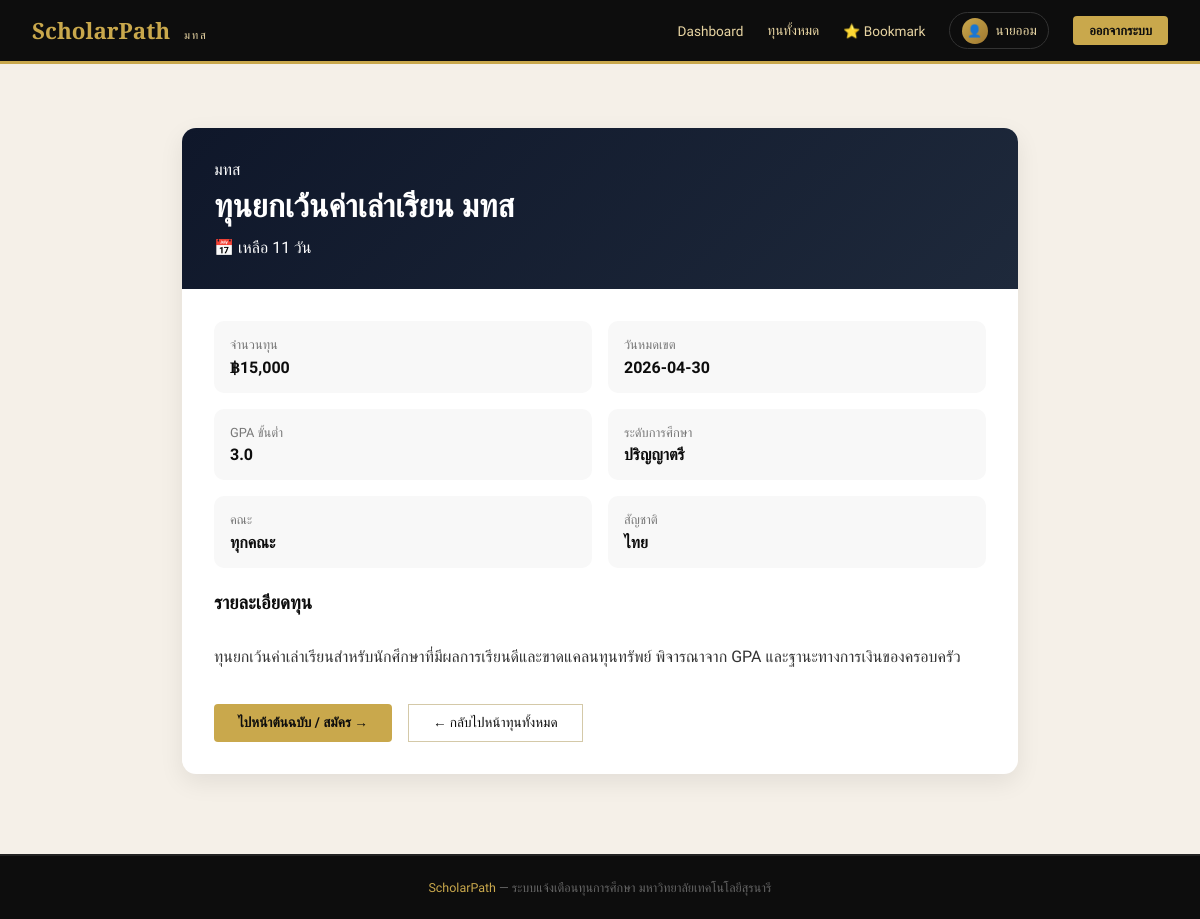
/scholarship/1 (signed in), run on the app's committed database.
### tables this page shows
CREATE TABLE scholarships (
            id           INTEGER PRIMARY KEY AUTOINCREMENT,
            title        TEXT NOT NULL,
            description  TEXT,
            source       TEXT,
            amount       REAL,
            min_gpa      REAL DEFAULT 0.0,
            faculty      TEXT DEFAULT 'ทุกคณะ',
            level        TEXT DEFAULT 'ทุกระดับ',
            nationality  TEXT DEFAULT 'ทุกสัญชาติ',
            deadline     TEXT NOT NULL,
            apply_url    TEXT,
            is_active    INTEGER DEFAULT 1,
            created_at   TEXT DEFAULT (datetime('now'))
        );

### app.py (the view)
@app.route("/scholarship/<int:scholarship_id>")
def scholarship_detail(scholarship_id):
    if "student_id" not in session:
        return redirect(url_for("login"))
    conn = get_connection()
    cursor = conn.cursor()
    cursor.execute("""
        SELECT * FROM scholarships WHERE id = ? AND is_active = 1
    """, (scholarship_id,))
    scholarship = cursor.fetchone()
    conn.close()
    if not scholarship:
        return "ไม่พบทุนนี้", 404
    scholarship = dict(scholarship)
    scholarship["days_left"] = get_days_left(scholarship["deadline"])
    return render_template("scholarship_detail.html", scholarship=scholarship)

### app.py (called while the page is built)
def get_days_left(deadline_str):
    try:
        deadline = datetime.strptime(deadline_str, "%Y-%m-%d").date()
        return (deadline - date.today()).days
    except Exception:
        return 9999

### database.py (called while the page is built)
def get_connection():
    conn = sqlite3.connect(DB_NAME)
    conn.row_factory = sqlite3.Row
    return conn

### templates/scholarship_detail.html (shortened to what this page needs)
{% extends "base.html" %}
{% block content %}
<div class="container detail-wrap">
    <div class="detail-card">
        <div class="detail-head">
            <div>{{ scholarship.source }}</div>
            <div class="detail-title">{{ scholarship.title }}</div>
            <div style="margin-top:.8rem;">
                {% if scholarship.days_left <= 1 %} 🚨 พรุ่งนี้หมดเขต {% elif scholarship.days_left <=7 %} ⚠️ เหลือ {{
                    scholarship.days_left }} วัน {% else %} 📅 เหลือ {{ scholarship.days_left }} วัน {% endif %} </div>
            </div>
            <div class="detail-body">
                <div class="detail-meta">
                    <div class="meta-box">
                        <div class="meta-label">จำนวนทุน</div>
                        <div class="meta-value">
                            {% if scholarship.amount and scholarship.amount > 0 %}
                            ฿{{ "{:,.0f}".format(scholarship.amount) }}
                            {% else %}
                            เรียนฟรี / ไม่ระบุ
                            {% endif %}
                        </div>
                    </div>
                    <div class="meta-box">
                        <div class="meta-label">วันหมดเขต</div>
                        <div class="meta-value">{{ scholarship.deadline }}</div>
                    </div>
                    <div class="meta-box">
                        <div class="meta-label">GPA ขั้นต่ำ</div>
                        <div class="meta-value">{{ scholarship.min_gpa }}</div>
                    </div>
                    <div class="meta-box">
                        <div class="meta-label">ระดับการศึกษา</div>
                        <div class="meta-value">{{ scholarship.level }}</div>
                    </div>
                    <div class="meta-box">
                        <div class="meta-label">คณะ</div>
                        <div class="meta-value">{{ scholarship.faculty }}</div>
                    </div>
                    <div class="meta-box">
                        <div class="meta-label">สัญชาติ</div>
                        <div class="meta-value">{{ scholarship.nationality }}</div>
                    </div>
                </div>
                <h3>รายละเอียดทุน</h3>
                <div class="detail-desc">
                    {{ scholarship.description or "ยังไม่มีรายละเอียดเพิ่มเติม" }}
                </div>
                <div class="detail-actions">
                    {% if scholarship.apply_url %}
                    <a href="{{ scholarship.apply_url }}" target="_blank" class="btn btn-primary">
                        ไปหน้าต้นฉบับ / สมัคร →
                    </a>
                    {% endif %}
                    <a href="/scholarships" class="btn btn-outline">
                        ← กลับไปหน้าทุนทั้งหมด
                    </a>
                </div>
            </div>
        </div>
    </div>
    {% endblock %}

### templates/base.html (style rules this page uses)
:root { --ink: #0d0d0d; --gold: #c9a84c; --gold-light: #e8d5a3; --paper: #f5f0e8; --cream: #fdf8ef; --border: #d4c9a8; --rust: #8b3a2a; --sage: #4a6741; --dark: #1a202c; --dark2: #2d3748; --dark3: #4a5568; --orange: #ff6b2b; --orange-light: #fff3e0; --white: #ffffff; --light: #f7fafc; --text: #2d3748; --text-light: #718096; --radius: 12px; --shadow: 0 10px 25px rgba(0, 0, 0, 0.1); }
* { margin: 0; padding: 0; box-sizing: border-box; }
body { font-family: 'Sarabun', sans-serif; background: var(--paper); color: var(--ink); min-height: 100vh; }
.container { max-width: 1100px; margin: 0 auto; padding: 2rem; }
.btn-primary { background: var(--gold); color: var(--ink); border: none; padding: 0.6rem 1.5rem; font-family: 'Sarabun', sans-serif; font-size: 0.85rem; font-weight: 600; cursor: pointer; text-decoration: none; display: inline-flex; align-items: center; gap: 0.4rem; transition: all 0.2s; border-radius: 4px; }
.btn-outline { background: transparent; color: var(--ink); border: 1.5px solid var(--border); padding: 0.6rem 1.5rem; font-family: 'Sarabun', sans-serif; font-size: 0.85rem; cursor: pointer; text-decoration: none; display: inline-block; transition: all 0.2s; }

### templates/scholarship_detail.html (style rules this page uses)
.detail-wrap { max-width: 900px; margin: 2rem auto; }
.detail-card { background: white; border-radius: 14px; box-shadow: 0 8px 24px rgba(0, 0, 0, .08); overflow: hidden; }
.detail-head { background: linear-gradient(135deg, #0f172a, #1e293b); color: white; padding: 2rem; }
.detail-title { font-size: 2rem; font-weight: 700; margin-top: .5rem; }
.detail-body { padding: 2rem; }
.detail-meta { display: grid; grid-template-columns: repeat(2, 1fr); gap: 1rem; margin-bottom: 1.5rem; }
.meta-box { background: #f8f8f8; border-radius: 10px; padding: 1rem; }
.meta-label { font-size: .8rem; color: #777; margin-bottom: .3rem; }
.meta-value { font-weight: 700; }
.detail-desc { line-height: 1.8; color: #333; white-space: pre-line; }
.detail-actions { margin-top: 2rem; display: flex; gap: 1rem; flex-wrap: wrap; }

### data on the page
scholarships: source "มทส", title "ทุนยกเว้นค่าเล่าเรียน มทส", amount "15,000", deadline "2026-04-30", min_gpa "3.0", level "ปริญญาตรี", faculty "ทุกคณะ", nationality "ไทย", description "ทุนยกเว้นค่าเล่าเรียนสำหรับนักศึกษาที่มีผลการเรียนดีและขาดแคลนทุนทรัพย์ พิจารณาจาก GPA และฐานะทางการเงินของครอบครัว"

### other printed values
{{ session.student_name.split()[0] }} "นายออม"
{{ scholarship.days_left }} "11"
